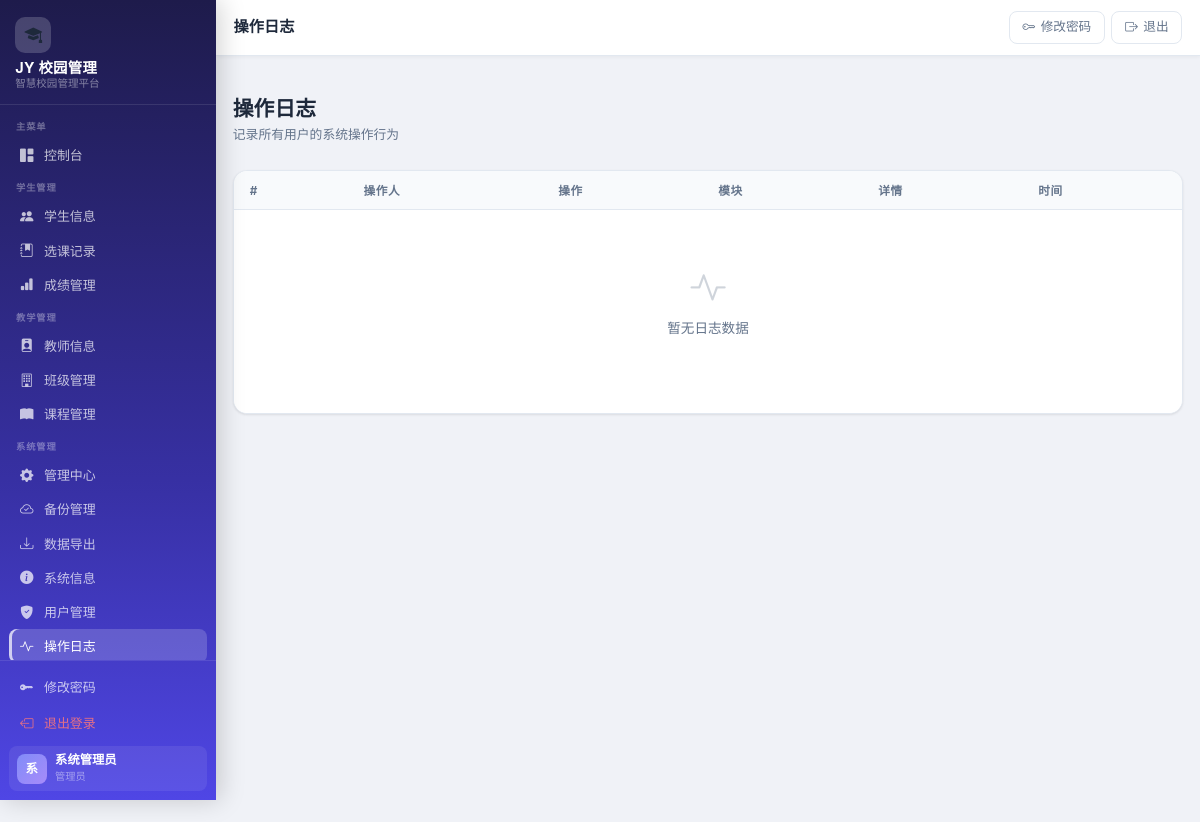
/ops-log (signed in), run on an earlier commit of the app's database.
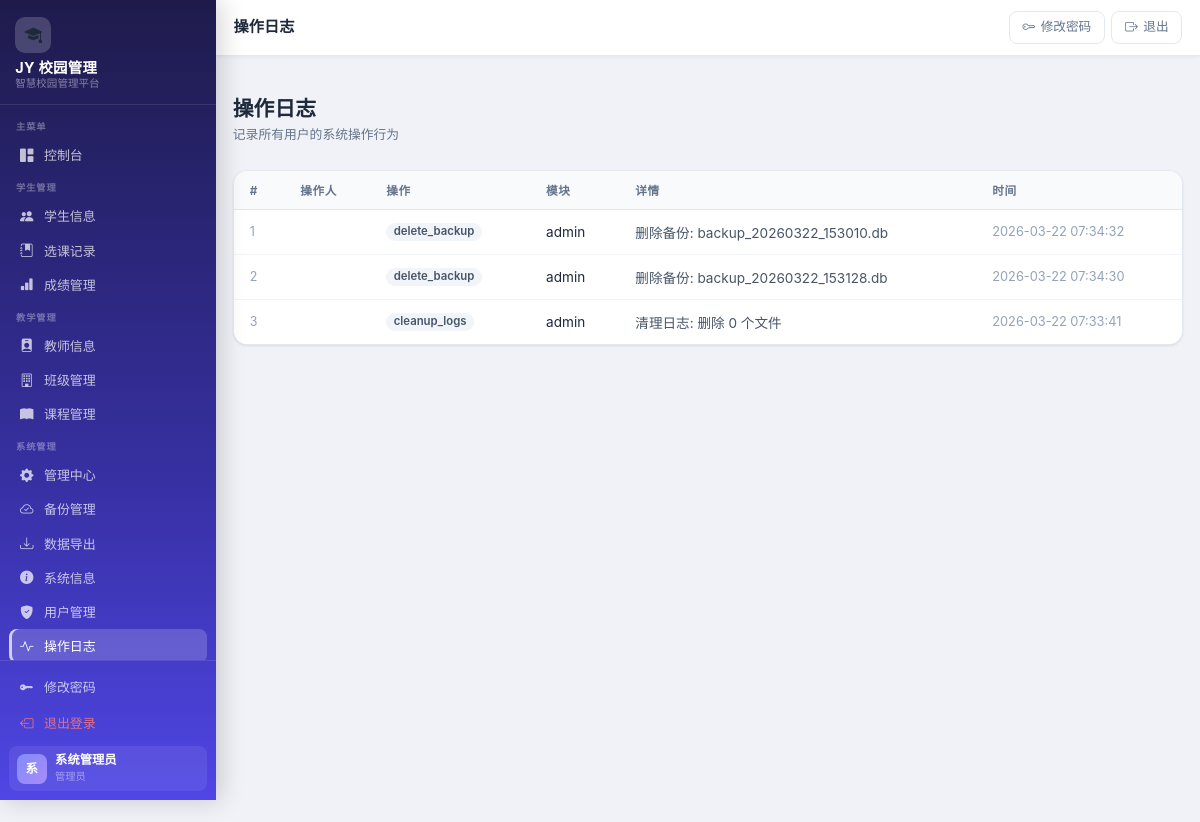
And on a later commit of the database.
### app.py (models this page shows, shortened)
class User(db.Model):
    __tablename__ = "users"
    id = db.Column(db.Integer, primary_key=True)
    username = db.Column(db.String(50), unique=True, nullable=False)
    password = db.Column(db.String(255), nullable=False)
    full_name = db.Column(db.String(100), nullable=False)
    role = db.Column(db.String(20), nullable=False, default="student")  # admin, teacher, student
    email = db.Column(db.String(100))
    phone = db.Column(db.String(20))
    is_active = db.Column(db.Boolean, default=True)
    created_at = db.Column(db.DateTime, default=datetime.utcnow)
    updated_at = db.Column(db.DateTime, default=datetime.utcnow, onupdate=datetime.utcnow)

class OperationLog(db.Model):
    __tablename__ = "operation_logs"
    id = db.Column(db.Integer, primary_key=True)
    user_id = db.Column(db.Integer, db.ForeignKey("users.id"))
    action = db.Column(db.String(100), nullable=False)
    module = db.Column(db.String(50))  # 模块名 student, course, score
    record_id = db.Column(db.Integer)
    details = db.Column(db.Text)
    created_at = db.Column(db.DateTime, default=datetime.utcnow)
    updated_at = db.Column(db.DateTime, default=datetime.utcnow, onupdate=datetime.utcnow)

### app.py (the view)
@app.route("/ops-log")
@role_required("admin")
def list_ops_log():
    logs = OperationLog.query.order_by(OperationLog.created_at.desc()).limit(500).all()
    return render_template("admin/logs.html", logs=logs)

### app.py (called while the page is built)
def role_required(*roles):
    def decorator(f):
        @wraps(f)
        def decorated_function(*args, **kwargs):
            if "user_id" not in session:
                flash("请先登录", "warning")
                return redirect(url_for("login"))
            user = User.query.get(session.get("user_id"))
            if user.role not in roles:
                flash("权限不足", "danger")
                return redirect(url_for("dashboard"))
            return f(*args, **kwargs)
        return decorated_function
    return decorator

### templates/admin/logs.html (shortened to what this page needs)
﻿{% extends "base.html" %}
{% block page_title %}操作日志{% endblock %}
{% block content %}
<div class="page-header">
  <div>
    <h1 class="page-title">操作日志</h1>
    <p class="page-subtitle">记录所有用户的系统操作行为</p>
  </div>
</div>
<div class="table-card">
  <div class="table-responsive">
    <table class="table">
      <thead>
        <tr>
          <th>#</th>
          <th>操作人</th>
          <th>操作</th>
          <th>模块</th>
          <th>详情</th>
          <th>时间</th>
        </tr>
      </thead>
      <tbody>
        {% if logs %}
        {% for log in logs %}
        <tr>
          <td style="color:#94a3b8;font-size:.78rem">{{ loop.index }}</td>
          <td class="fw-semibold">{{ log.user.full_name if log.user else '' }}</td>
          <td>
            {% if log.action == 'create' %}
            <span class="badge badge-success">新增</span>
            {% elif log.action == 'update' %}
            <span class="badge badge-info">修改</span>
            {% elif log.action == 'delete' %}
            <span class="badge badge-danger">删除</span>
            {% else %}
            <span class="badge badge-secondary">{{ log.action }}</span>
            {% endif %}
          </td>
          <td>{{ log.module or '' }}</td>
          <td style="color:#475569">{{ log.details or '' }}</td>
          <td style="color:#94a3b8;font-size:.8rem">{{ log.created_at.strftime('%Y-%m-%d %H:%M:%S') if log.created_at else '' }}</td>
        </tr>
        {% endfor %}
        {% else %}
        <tr>
          <td colspan="6">
            <div class="no-data">
              <i class="bi bi-activity"></i>
              <p>暂无日志数据</p>
            </div>
          </td>
        </tr>
        {% endif %}
      </tbody>
    </table>
  </div>
</div>
{% endblock %}

### templates/base.html (shortened to what this page needs)
﻿<!DOCTYPE html>
<html lang="zh-CN">
<head>
  <link href="https://cdn.jsdelivr.net/npm/bootstrap@5.3.3/dist/css/bootstrap.min.css" rel="stylesheet">
  <link rel="stylesheet" href="https://cdn.jsdelivr.net/npm/bootstrap-icons@1.11.0/font/bootstrap-icons.css">
  <link rel="stylesheet" href="{{ url_for('static', filename='style.css') }}">
</head>
<body>
{% if 'user_id' in session %}
<aside class="sidebar" id="sidebar">
  <div class="sidebar-brand">
    <div class="brand-logo"><i class="bi bi-mortarboard-fill"></i></div>
    <div class="brand-name">JY 校园管理</div>
    <div class="brand-sub">智慧校园管理平台</div>
  </div>
  <nav class="sidebar-nav">
    <div class="sidebar-section">
      <div class="sidebar-section-label">主菜单</div>
      <a class="sidebar-link {% if request.endpoint == 'dashboard' %}active{% endif %}"
         href="{{ url_for('dashboard') }}">
        <i class="bi bi-grid-1x2-fill nav-icon"></i> 控制台
      </a>
    </div>
    <div class="sidebar-section">
      <div class="sidebar-section-label">学生管理</div>
      <a class="sidebar-link {% if 'student' in (request.endpoint or '') and 'score' not in (request.endpoint or '') %}active{% endif %}"
         href="{{ url_for('list_students') }}">
        <i class="bi bi-people-fill nav-icon"></i> 学生信息
      </a>
      {% if session.role in ['admin', 'teacher'] %}
      <a class="sidebar-link {% if 'enrollment' in (request.endpoint or '') %}active{% endif %}"
         href="{{ url_for('list_enrollments') }}">
        <i class="bi bi-journal-bookmark-fill nav-icon"></i> 选课记录
      </a>
      {% endif %}
      <a class="sidebar-link {% if 'score' in (request.endpoint or '') %}active{% endif %}"
         href="{{ url_for('list_scores') }}">
        <i class="bi bi-bar-chart-fill nav-icon"></i> 成绩管理
      </a>
    </div>
    {% if session.role in ['admin', 'teacher'] %}
    <div class="sidebar-section">
      <div class="sidebar-section-label">教学管理</div>
      <a class="sidebar-link {% if 'teacher' in (request.endpoint or '') %}active{% endif %}"
         href="{{ url_for('list_teachers') }}">
        <i class="bi bi-person-badge-fill nav-icon"></i> 教师信息
      </a>
      <a class="sidebar-link {% if 'class' in (request.endpoint or '') %}active{% endif %}"
         href="{{ url_for('list_classes') }}">
        <i class="bi bi-building nav-icon"></i> 班级管理
      </a>
      <a class="sidebar-link {% if 'course' in (request.endpoint or '') %}active{% endif %}"
         href="{{ url_for('list_courses') }}">
        <i class="bi bi-book-fill nav-icon"></i> 课程管理
      </a>
    </div>
    {% endif %}
    {% if session.role == 'admin' %}
    <div class="sidebar-section">
      <div class="sidebar-section-label">系统管理</div>
      <a class="sidebar-link {% if request.endpoint == 'admin_index' %}active{% endif %}"
         href="{{ url_for('admin_index') }}">
        <i class="bi bi-gear-fill nav-icon"></i> 管理中心
      </a>
      <a class="sidebar-link {% if request.endpoint == 'admin_backup_list' %}active{% endif %}"
         href="{{ url_for('admin_backup_list') }}">
        <i class="bi bi-cloud-check nav-icon"></i> 备份管理
      </a>
      <a class="sidebar-link {% if request.endpoint == 'admin_data' %}active{% endif %}"
         href="{{ url_for('admin_data') }}">
        <i class="bi bi-download nav-icon"></i> 数据导出
      </a>
      <a class="sidebar-link {% if request.endpoint == 'admin_system_info' %}active{% endif %}"
         href="{{ url_for('admin_system_info') }}">
        <i class="bi bi-info-circle-fill nav-icon"></i> 系统信息
      </a>
      <a class="sidebar-link {% if 'user' in (request.endpoint or '') %}active{% endif %}"
         href="{{ url_for('list_users') }}">
        <i class="bi bi-shield-fill-check nav-icon"></i> 用户管理
      </a>
      <a class="sidebar-link {% if request.endpoint == 'list_ops_log' %}active{% endif %}"
         href="{{ url_for('list_ops_log') }}">
        <i class="bi bi-activity nav-icon"></i> 操作日志
      </a>
    </div>
    {% endif %}
  </nav>
  <div class="sidebar-footer">
    <a href="{{ url_for('change_password') }}" class="sidebar-link" style="margin-bottom:.15rem">
      <i class="bi bi-key-fill nav-icon"></i> 修改密码
    </a>
    <a href="{{ url_for('logout') }}" class="sidebar-link" style="color:rgba(255,120,120,.85)">
      <i class="bi bi-box-arrow-left nav-icon"></i> 退出登录
    </a>
    <div class="sidebar-user">
      <div class="sidebar-user-avatar">{{ (session.full_name or session.username or '?')[0] | upper }}</div>
      <div class="sidebar-user-info">
        <div class="u-name">{{ session.full_name or session.username }}</div>
        <div class="u-role">
          {% if session.role == 'admin' %}管理员
          {% elif session.role == 'teacher' %}教师
          {% else %}学生{% endif %}
        </div>
      </div>
    </div>
  </div>
</aside>
<header class="topbar">
  <div class="topbar-title">{% block page_title %}{% endblock %}</div>
  <div class="topbar-actions">
    <a href="{{ url_for('change_password') }}" class="topbar-btn d-none d-md-inline-flex">
      <i class="bi bi-key"></i> 修改密码
    </a>
    <a href="{{ url_for('logout') }}" class="topbar-btn btn-exit">
      <i class="bi bi-box-arrow-right"></i> 退出
    </a>
  </div>
</header>
<main class="main-content">
  <div class="page-container">
{% else %}
<main>
{% endif %}
{% block content %}{% endblock %}
{% if 'user_id' in session %}
  </div>
</main>
{% else %}
</main>
{% endif %}
</body>
</html>

What changed in the data, as far as the page shows it:
added OperationLog: action "delete_backup", module "admin", details "删除备份: backup_20260322_153010.db", created_at "2026-03-22 07:34:32"
added OperationLog: action "delete_backup", module "admin", details "删除备份: backup_20260322_153128.db", created_at "2026-03-22 07:34:30"
added OperationLog: action "cleanup_logs", module "admin", details "清理日志: 删除 0 个文件", created_at "2026-03-22 07:33:41"
Also different on the page:
text no longer shown: "暂无日志数据"
